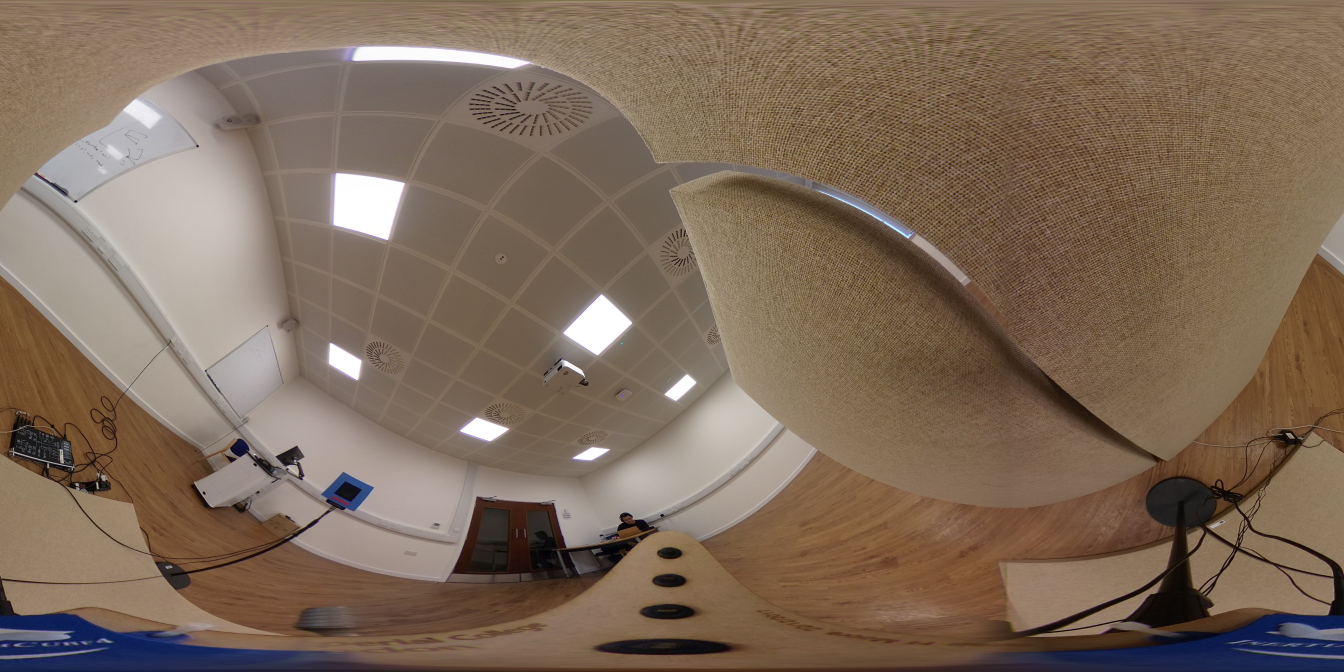
#> input picture src/images/process/157_az_35.9_el.jpg, 5376 x 2688 px (shown at 1/4 size)
$ python main.py   (older library calls are emulated)
#> lines starting #> are read from the running program, lines starting #| are printed output that depends on the picture; after the words box and inside, x2 and y2 are one past the last pixel; in counts of white or black regions, pixels touching at a corner belong together
#> further down, img is the input picture: shape (2688, 5376, 3); mean B, G, R 89.6, 106.5, 126.2
### src/toolbox.py
######################################### Toolbox ########################################
import numpy as np
import cv2

# For remap function
from numpy import pi
from PIL import Image
import sys

# For perspective shift function:
import os

################ Global Variables ################
font = cv2.FONT_HERSHEY_SIMPLEX

################ Functions ################

######## Horizontal Plane Speaker Detection ########
def setEdgeParameters(img):
	# Description: Adaptive thresholds for Canny Edge Detection
	# Input: Image
	# Output: Upper and Lower thresholds for Canny Edge Detection

	sigma = 0.33
	v = np.median(img)
	lower_threshold = int(max(0, (1.0 - sigma) * v))
	upper_threshold = int(min(255, (1.0 + sigma) * v))

	return lower_threshold, upper_threshold

# [87 lines left out: functions getPosition, displayText, getTrueAzimuth, getTrueElevation, extendImage, not called in this run]

	# References:
	# http://opencv-python-tutroals.readthedocs.io/en/latest/py_tutorials/py_core/py_basic_ops/py_basic_ops.html
	# https://stackoverflow.com/questions/7589012/combining-two-images-with-opencv

def filterSpeakerColour(img):
	# Description: Applies a colour mask to filter out similar objects in image
	# Input: Image
	# Output: Mask

	# Filter Values:
	low_blue = 0
	low_green = 0
	low_red = 0
	high_blue = 255 # 135
	high_green = 137 # 146
	high_red = 73 # 26

	BGRLOW=np.array([low_blue, low_green, low_red])
	BGRHIGH=np.array([high_blue, high_green, high_red])

	#img = cv2.GaussianBlur (img, (5,5),0) # Blur image before masking
	mask = cv2.inRange(img, BGRLOW, BGRHIGH) # Threshold the RGB image to get desired colours
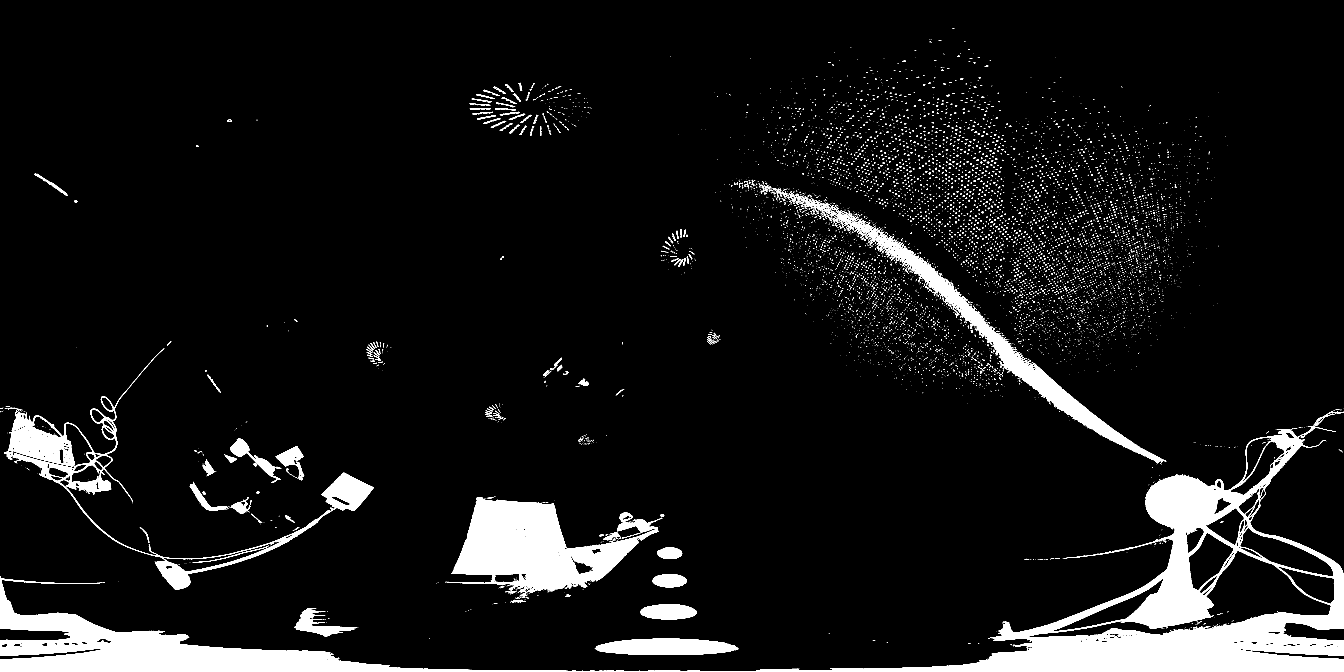
#> mask: shape (2688, 5376) (shown at 1/4 size); 7.5% white; 8506 white regions (7640 under 20 px), largest, box (x1, y1, x2, y2) and area: (0, 1720, 5376, 2688) 614374, (1781, 1988, 2636, 2373) 158289, (17, 1393, 1495, 2359) 83258

	output_img = cv2.bitwise_and(img, img, mask = mask) # Bitwise-AND mask the original image
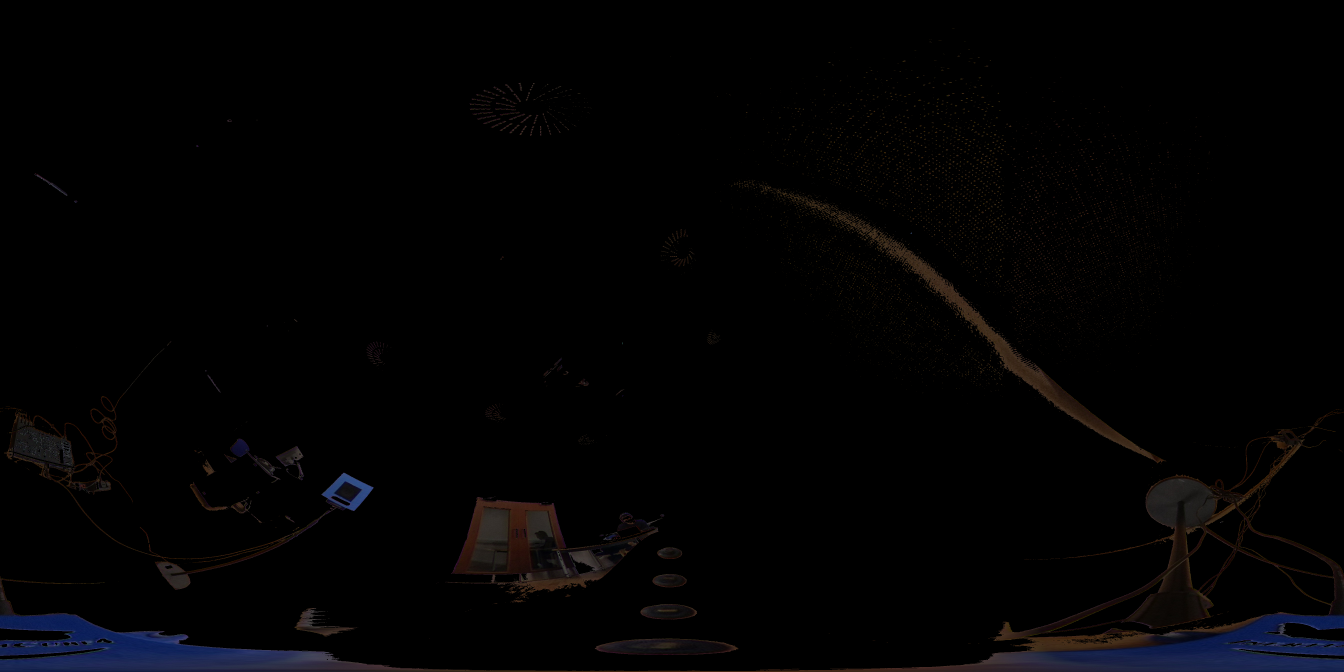
#> output_img: shape (2688, 5376, 3) (shown at 1/4 size); mean B, G, R 3.2, 2.5, 2.9

	return output_img

def findSpeaker(contour):
	# Description: Algorithm to find distinguish speaker contour
	# Input: Contour
	# Output: foundSpeaker flag and contour

	perimeter = cv2.arcLength(contour, True)
	epsilon = 0.01*perimeter
	approx = cv2.approxPolyDP(contour, epsilon, True)

	if len(approx) == 4:
		(x,y,w,h) = cv2.boundingRect(approx)
		aspect_ratio = w/float(h)
		area = cv2.contourArea(contour)
		hullArea = cv2.contourArea(cv2.convexHull(contour))
		solidity = area/float(hullArea)

		# Check for Flags:
		keepSolidity = solidity > 0.9
		keepAspectRatio = aspect_ratio >= 0.95 and aspect_ratio <= 1.1
		keepDims = w > 50 and h > 50

		# Found Speaker:
		if keepAspectRatio and keepSolidity and keepDims:
			return True, [approx]
		else:
			return False, []
	else:
		return False, []

def detectSpeaker(img, troubleshoot_flag):
	# Description: Does a binary intensity sweep to detect and outline speaker in the image;
	#			   Troubleshoot flag used to trigger canny edge and removes loop break after finding speaker
	# Input: Image, Troubleshoot Flag (True or False)
	# Output: Pixel position (1x2 array), Contour Area

	# Initialisation:
	cv2.namedWindow('output_img', cv2.WINDOW_NORMAL)
	cv2.resizeWindow('output_img', 1000, 800)

	if (troubleshoot_flag == True):
		cv2.namedWindow('output_edged', cv2.WINDOW_NORMAL) # Canny Edge Window Initialisation
		cv2.resizeWindow('output_edged', 1000, 800)
		cv2.namedWindow('filtered', cv2.WINDOW_NORMAL) # Colour Filter Window Initialisation
		cv2.resizeWindow('filtered', 1000, 800)

	pixel_threshold = 10
	foundSpeaker = False
	canny_low, canny_high = setEdgeParameters(img)

	# Image Pre-processing:
	gray_img = cv2.cvtColor(img, cv2.COLOR_BGR2GRAY)
	blurred = cv2.GaussianBlur(gray_img, (5,5), 0)

	# Speaker Detection Loop:
	# Troubleshooting Routine
	if (troubleshoot_flag == True):
		while(pixel_threshold != 256):
			# Binary intensity sweep
			ret, th1 = cv2.threshold(blurred, pixel_threshold, 255, cv2.THRESH_BINARY_INV)

			# Canny Edge Detection post-binary sweep
			edged = cv2.Canny(th1, canny_low, canny_high)
			edged = cv2.dilate(edged, None, iterations = 1)
			edged = cv2.erode(edged, None, iterations = 1)

			# Display Canny Edge Changes
			cv2.imshow('output_edged', edged)

			# Display filtered image
			cv2.imshow('filtered', img)

			# Find Contours:
			output, contours, hierarchy = cv2.findContours(
												edged,
												cv2.RETR_EXTERNAL,
												cv2.CHAIN_APPROX_SIMPLE
												)
			# https://docs.opencv.org/3.4.0/d9/d8b/tutorial_py_contours_hierarchy.html

			# Loop through all contours to find possible contours of speaker
			for c in contours:
				foundSpeaker, approx = findSpeaker(c)

				if foundSpeaker:
					cv2.drawContours(img, approx, -1, (0,0,255), 2)
					displayText(img, c, pixel_threshold)
					cv2.imshow('output_img', img)
					if 0xFF == ord('q'):
						break

			if pixel_threshold < 256:
				pixel_threshold += 3

			if cv2.waitKey(1) & 0xFF == ord('q'):
				break

	# Normal Routine
	elif (troubleshoot_flag == False): # Loop Breaks once Speaker is found
		while(foundSpeaker == False):
			# Binary intensity sweep
			ret, th1 = cv2.threshold(blurred, pixel_threshold, 255, cv2.THRESH_BINARY_INV)

			# Canny Edge Detection post-binary sweep
			edged = cv2.Canny(th1, canny_low, canny_high)
			edged = cv2.dilate(edged, None, iterations = 1)
			edged = cv2.erode(edged, None, iterations = 1)

			# Finding and Drawing Contour:
			output, contours, hierarchy = cv2.findContours(
												edged,
												cv2.RETR_EXTERNAL,
												cv2.CHAIN_APPROX_SIMPLE
												)
			# https://docs.opencv.org/3.4.0/d9/d8b/tutorial_py_contours_hierarchy.html

			for c in contours:
				foundSpeaker, approx = findSpeaker(c)

				if foundSpeaker:
					cv2.drawContours(img, approx, -1, (0,0,255), 2)
					displayText(img, c, pixel_threshold)
					cv2.imshow('output_img', img)
					return getPosition(c)
					#return getPosition(c), cv2.contourArea(c)

			if pixel_threshold < 256:
				pixel_threshold += 2 # Note that changing this will affect the break point

			if pixel_threshold == 256:
				print('Speaker not found')
				return (None,None)

			# Used after analysing resulting image
			if cv2.waitKey(1) & 0xFF == ord('q'):
				return (None, None)


# [110 lines left out: functions filterMarkerColour, findMarker, detectMarker, not called in this run]

######## Image Warping (For 360 Detection) ########

### For Perspective Shifts:
# https://github.com/fuenwang/Equirec2Perspec
# http://paulbourke.net/miscellaneous/sphere2persp/

class Equirectangular:
    def __init__(self, img_name):
#> called with img_name = 'images/process/filtered_image.jpg'
        self._img = cv2.imread(img_name, cv2.IMREAD_COLOR)
        [self._height, self._width, _] = self._img.shape
#> self._height = 2688; self._width = 5376
        #cp = self._img.copy()
        #w = self._width
        #self._img[:, :w/8, :] = cp[:, 7*w/8:, :]
        #self._img[:, w/8:, :] = cp[:, :7*w/8, :]


    def GetPerspective(self, FOV, THETA, PHI, height, width, RADIUS = 128):
        #
        # THETA is left/right angle, PHI is up/down angle, both in degree
        #

        equ_h = self._height
        equ_w = self._width
        equ_cx = (equ_w - 1) / 2.0
        equ_cy = (equ_h - 1) / 2.0

        wFOV = FOV
        hFOV = float(height) / width * wFOV

        c_x = (width - 1) / 2.0
        c_y = (height - 1) / 2.0

        wangle = (180 - wFOV) / 2.0
        w_len = 2 * RADIUS * np.sin(np.radians(wFOV / 2.0)) / np.sin(np.radians(wangle))
        w_interval = w_len / (width - 1)

        hangle = (180 - hFOV) / 2.0
        h_len = 2 * RADIUS * np.sin(np.radians(hFOV / 2.0)) / np.sin(np.radians(hangle))
        h_interval = h_len / (height - 1)
        x_map = np.zeros([height, width], np.float32) + RADIUS
        y_map = np.tile((np.arange(0, width) - c_x) * w_interval, [height, 1])
        z_map = -np.tile((np.arange(0, height) - c_y) * h_interval, [width, 1]).T
        D = np.sqrt(x_map**2 + y_map**2 + z_map**2)
        xyz = np.zeros([height, width, 3], np.float)
        xyz[:, :, 0] = (RADIUS / D * x_map)[:, :]
        xyz[:, :, 1] = (RADIUS / D * y_map)[:, :]
        xyz[:, :, 2] = (RADIUS / D * z_map)[:, :]

        y_axis = np.array([0.0, 1.0, 0.0], np.float32)
        z_axis = np.array([0.0, 0.0, 1.0], np.float32)
        [R1, _] = cv2.Rodrigues(z_axis * np.radians(THETA))
        [R2, _] = cv2.Rodrigues(np.dot(R1, y_axis) * np.radians(-PHI))

        xyz = xyz.reshape([height * width, 3]).T
        xyz = np.dot(R1, xyz)
        xyz = np.dot(R2, xyz).T
        lat = np.arcsin(xyz[:, 2] / RADIUS)
        lon = np.zeros([height * width], np.float)
        theta = np.arctan(xyz[:, 1] / xyz[:, 0])
        idx1 = xyz[:, 0] > 0
        idx2 = xyz[:, 1] > 0

        idx3 = ((1 - idx1) * idx2).astype(np.bool)
        idx4 = ((1 - idx1) * (1 - idx2)).astype(np.bool)

        lon[idx1] = theta[idx1]
        lon[idx3] = theta[idx3] + np.pi
        lon[idx4] = theta[idx4] - np.pi

        lon = lon.reshape([height, width]) / np.pi * 180
        lat = -lat.reshape([height, width]) / np.pi * 180
        lon = lon / 180 * equ_cx + equ_cx
        lat = lat / 90 * equ_cy + equ_cy
        # [4 lines of commented-out code are left out]

        persp = cv2.remap(self._img, lon.astype(np.float32), lat.astype(np.float32), cv2.INTER_CUBIC, borderMode=cv2.BORDER_WRAP)
        return persp

def scanPerspectives(img, troubleshoot_flag):
	# Description: Generates images of the perspective of a virtual camera at the middle of a sphere
	# Input: Image
	# Output: Perspective images

	fov = 90
	height = 1344
	width = 1344
	phi = 0

	# Initialising list of azimuths and elevations obtained from different perspectives
	azimuth = []
	elevation = []

	# Generate map:
	equ = Equirectangular(img)

	# Scan image:
	# Faces, Edges and Corners:
	for theta in range (0, 360, 45):
		for phi in range (-45, 90, 45):
			imgOut = equ.GetPerspective(fov, theta, phi, height, width)
			if (troubleshoot_flag == True):
				cv2.namedWindow('imgOut', cv2.WINDOW_NORMAL) # Canny Edge Window Initialisation
				cv2.resizeWindow('imgOut', 1000, 800)
				cv2.imshow('imgOut', imgOut)
			pixel_position = detectSpeaker(imgOut, False)
			# pixel_position = detectMarker(imgOut)

			if pixel_position != (None, None):
				print('Speaker found when facing azimuth: ' + str(theta) + ' and inclination: ' + str(phi))
				azimuth.append(getTrueAzimuth(theta, phi, pixel_position))
				elevation.append(getTrueElevation(theta, phi, pixel_position))
#> this loop made 8 passes; (key q is pressed on pass 1)
#> pass 1, in GetPerspective, `persp = cv2.remap(self._img, lon.astype(np.float32), lat.astype(np.flo..`:
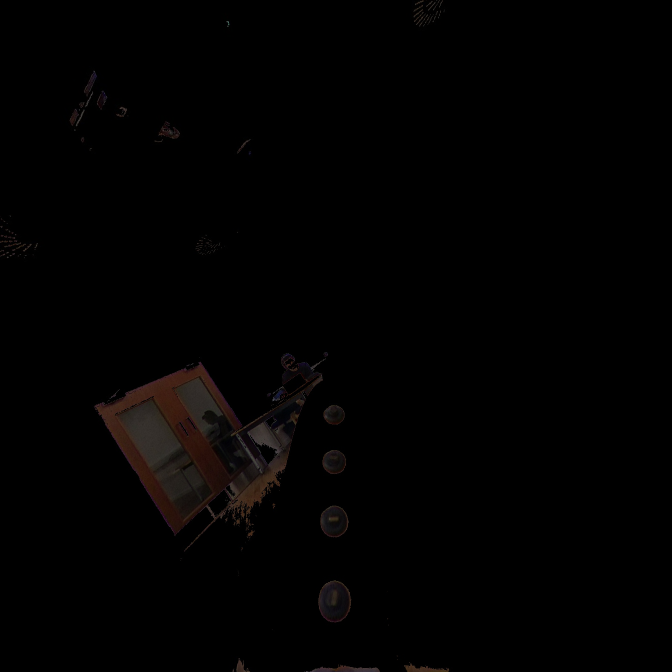
#> persp: shape (1344, 1344, 3) (shown at 1/2 size); mean B, G, R 1.3, 1.5, 2.2
#> pass 1, in detectSpeaker, `ret, th1 = cv2.threshold(blurred, pixel_threshold, 255, cv2.THRESH_BIN..`:
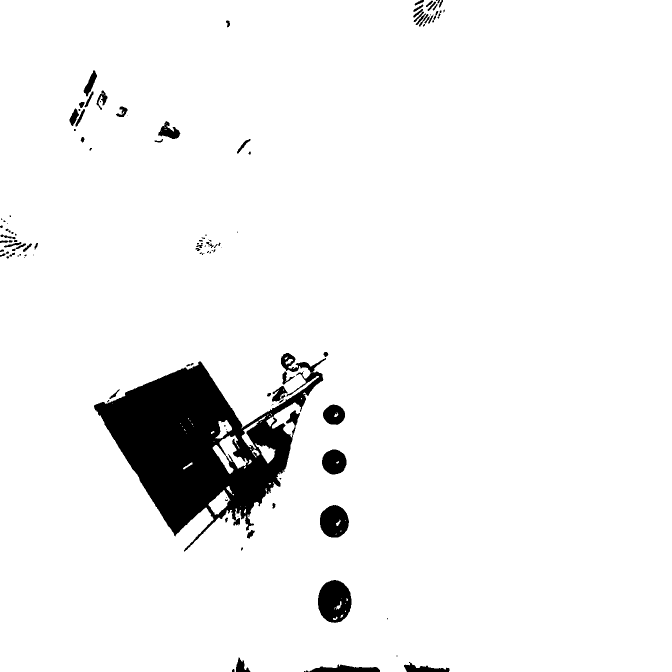
#> th1: shape (1344, 1344) (shown at 1/2 size); 94.7% white; 122 black regions (54 under 20 px), largest, box (x1, y1, x2, y2) and area: (188, 706, 652, 1103) 75308, (636, 1160, 703, 1246) 4347, (640, 1010, 698, 1075) 2879

	# Top and Bottom:
	for phi in range (-90, 180, 90):
		theta = 0
		imgOut = equ.GetPerspective(fov, theta, phi, height, width)
		pixel_position = detectSpeaker(imgOut, False)
		# pixel_position = detectMarker(imgOut)

		if pixel_position != (None, None):
			print('Speaker found when facing azimuth: ' + str(theta) + ' and inclination: ' + str(phi))
			azimuth.append(getTrueAzimuth(theta, phi, pixel_position))
			elevation.append(getTrueElevation(theta, phi, pixel_position))
#> this loop made 3 passes
#> pass 1, in GetPerspective (call 25), `persp = cv2.remap(self._img, lon.astype(np.float32), lat.astype(np.flo..`:
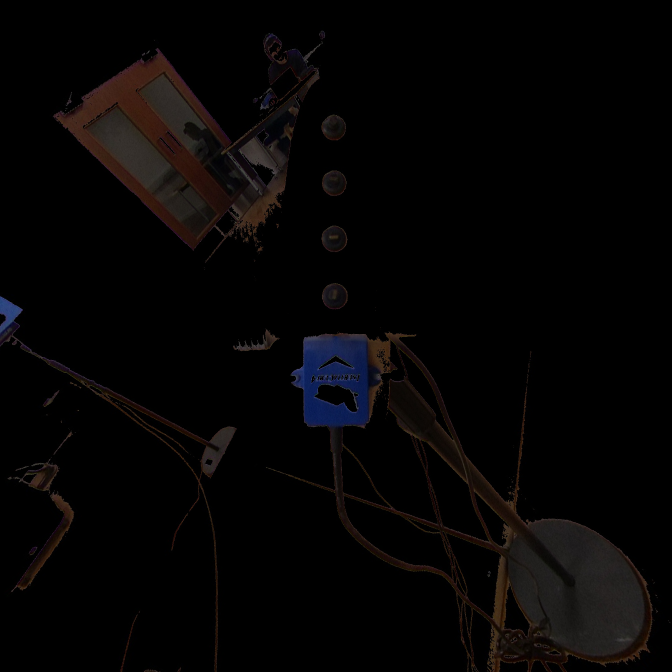
#> persp: shape (1344, 1344, 3) (shown at 1/2 size); mean B, G, R 4.3, 4.3, 5.7
#> pass 1, in detectSpeaker (call 25), `ret, th1 = cv2.threshold(blurred, pixel_threshold, 255, cv2.THRESH_BIN..`:
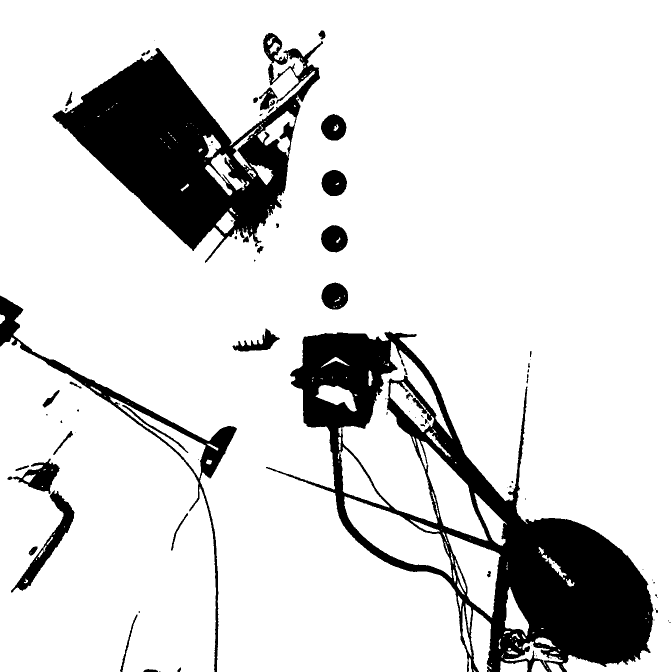
#> th1: shape (1344, 1344) (shown at 1/2 size); 84.9% white; 90 black regions (48 under 20 px), largest, box (x1, y1, x2, y2) and area: (532, 663, 1307, 1344) 139070, (105, 66, 646, 526) 96696, (0, 591, 474, 1344) 14892
#> after the loop:
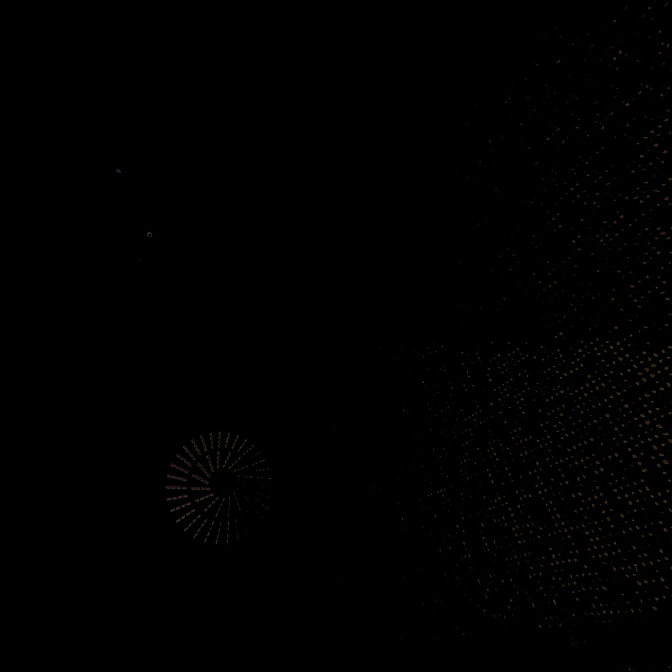
#> imgOut: shape (1344, 1344, 3) (shown at 1/2 size); mean B, G, R 0.4, 0.5, 0.7
#> after the loop, azimuth = []; elevation = []


	# Return true averaged position:
	if len(azimuth) > 1:
		true_azimuth = round(sum(azimuth)/len(azimuth), 2)
	else:
#> (the run stopped early here; a loop or call above may not have finished)
